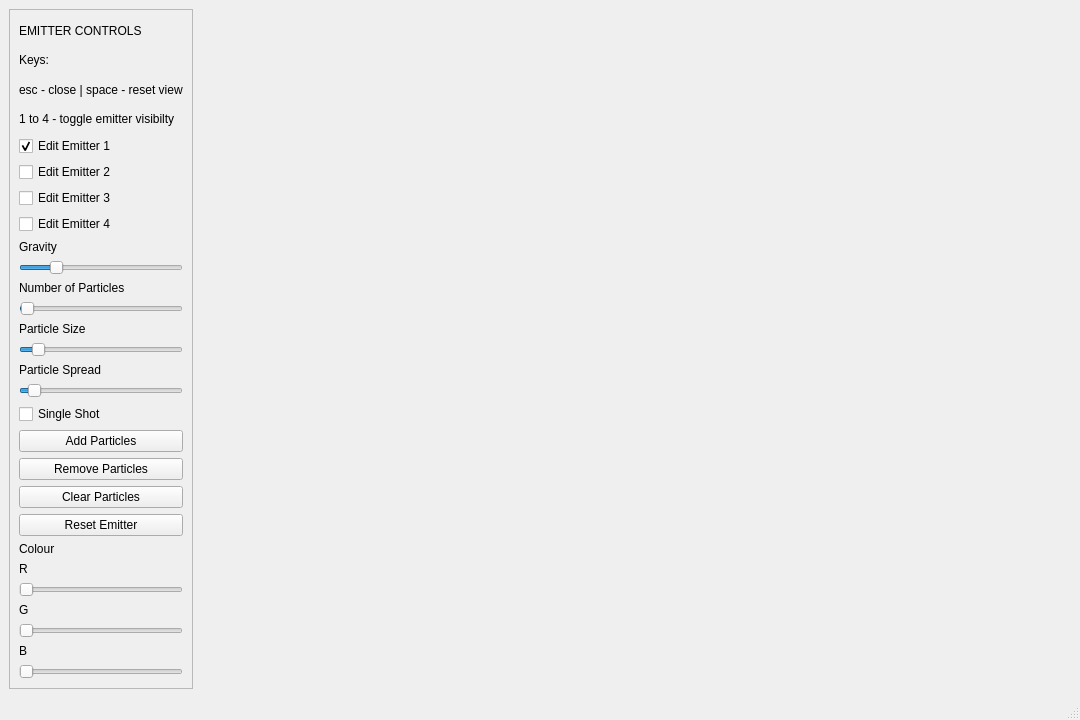
<?xml version="1.0" encoding="UTF-8"?>
<ui version="4.0">
 <class>MainWindow</class>
 <widget class="QMainWindow" name="MainWindow">
  <property name="geometry">
   <rect>
    <x>0</x>
    <y>0</y>
    <width>1080</width>
    <height>720</height>
   </rect>
  </property>
  <property name="sizePolicy">
   <sizepolicy hsizetype="Expanding" vsizetype="Maximum">
    <horstretch>0</horstretch>
    <verstretch>0</verstretch>
   </sizepolicy>
  </property>
  <property name="windowTitle">
   <string>Particle System</string>
  </property>
  <property name="animated">
   <bool>true</bool>
  </property>
  <property name="tabShape">
   <enum>QTabWidget::Triangular</enum>
  </property>
  <widget class="QWidget" name="centralwidget">
   <layout class="QGridLayout" name="gridLayout">
    <item row="0" column="0" rowspan="2">
     <widget class="QScrollArea" name="scrollArea">
      <property name="sizePolicy">
       <sizepolicy hsizetype="Fixed" vsizetype="Expanding">
        <horstretch>0</horstretch>
        <verstretch>0</verstretch>
       </sizepolicy>
      </property>
      <property name="frameShape">
       <enum>QFrame::StyledPanel</enum>
      </property>
      <property name="frameShadow">
       <enum>QFrame::Sunken</enum>
      </property>
      <property name="verticalScrollBarPolicy">
       <enum>Qt::ScrollBarAsNeeded</enum>
      </property>
      <property name="horizontalScrollBarPolicy">
       <enum>Qt::ScrollBarAsNeeded</enum>
      </property>
      <property name="widgetResizable">
       <bool>true</bool>
      </property>
      <property name="alignment">
       <set>Qt::AlignLeading|Qt::AlignLeft|Qt::AlignTop</set>
      </property>
      <widget class="QWidget" name="scrollAreaWidgetContents_2">
       <property name="geometry">
        <rect>
         <x>0</x>
         <y>0</y>
         <width>211</width>
         <height>806</height>
        </rect>
       </property>
       <layout class="QVBoxLayout" name="verticalLayout_2">
        <item>
         <widget class="QLabel" name="label_6">
          <property name="text">
           <string>EMITTER CONTROLS</string>
          </property>
         </widget>
        </item>
        <item>
         <widget class="QLabel" name="label_4">
          <property name="text">
           <string>Keys:</string>
          </property>
         </widget>
        </item>
        <item>
         <widget class="QLabel" name="label_5">
          <property name="text">
           <string>esc - close | space - reset view</string>
          </property>
         </widget>
        </item>
        <item>
         <widget class="QLabel" name="label_7">
          <property name="text">
           <string>1 to 4 - toggle emitter visibilty </string>
          </property>
         </widget>
        </item>
        <item>
         <widget class="QCheckBox" name="editEmitter1CheckBox">
          <property name="toolTip">
           <string>check to edit first emmitter</string>
          </property>
          <property name="text">
           <string>Edit Emitter 1</string>
          </property>
          <property name="checked">
           <bool>true</bool>
          </property>
         </widget>
        </item>
        <item>
         <widget class="QCheckBox" name="editEmitter2CheckBox">
          <property name="toolTip">
           <string>check to edit second emitter</string>
          </property>
          <property name="text">
           <string>Edit Emitter 2</string>
          </property>
         </widget>
        </item>
        <item>
         <widget class="QCheckBox" name="editEmitter3CheckBox">
          <property name="toolTip">
           <string>check to edit third emitter</string>
          </property>
          <property name="text">
           <string>Edit Emitter 3</string>
          </property>
         </widget>
        </item>
        <item>
         <widget class="QCheckBox" name="editEmitter4CheckBox">
          <property name="toolTip">
           <string>check to edit fourth emitter</string>
          </property>
          <property name="text">
           <string>Edit Emitter 4</string>
          </property>
         </widget>
        </item>
        <item>
         <widget class="QLabel" name="label_21">
          <property name="sizePolicy">
           <sizepolicy hsizetype="Preferred" vsizetype="Fixed">
            <horstretch>0</horstretch>
            <verstretch>0</verstretch>
           </sizepolicy>
          </property>
          <property name="text">
           <string>Gravity</string>
          </property>
         </widget>
        </item>
        <item>
         <widget class="QSlider" name="gravitySlider">
          <property name="toolTip">
           <string>Gravity applied to selected emitter</string>
          </property>
          <property name="toolTipDuration">
           <number>-1</number>
          </property>
          <property name="autoFillBackground">
           <bool>false</bool>
          </property>
          <property name="maximum">
           <number>50</number>
          </property>
          <property name="value">
           <number>10</number>
          </property>
          <property name="orientation">
           <enum>Qt::Horizontal</enum>
          </property>
         </widget>
        </item>
        <item>
         <widget class="QLabel" name="label_22">
          <property name="sizePolicy">
           <sizepolicy hsizetype="Preferred" vsizetype="Fixed">
            <horstretch>0</horstretch>
            <verstretch>0</verstretch>
           </sizepolicy>
          </property>
          <property name="text">
           <string>Number of Particles</string>
          </property>
         </widget>
        </item>
        <item>
         <widget class="QSlider" name="numParticlesSlider">
          <property name="toolTip">
           <string>Number of partciles created for slected emitter</string>
          </property>
          <property name="maximum">
           <number>100000</number>
          </property>
          <property name="value">
           <number>1000</number>
          </property>
          <property name="orientation">
           <enum>Qt::Horizontal</enum>
          </property>
         </widget>
        </item>
        <item>
         <widget class="QLabel" name="label_23">
          <property name="sizePolicy">
           <sizepolicy hsizetype="Preferred" vsizetype="Fixed">
            <horstretch>0</horstretch>
            <verstretch>0</verstretch>
           </sizepolicy>
          </property>
          <property name="text">
           <string>Particle Size</string>
          </property>
         </widget>
        </item>
        <item>
         <widget class="QSlider" name="particleSizeSlider">
          <property name="sizePolicy">
           <sizepolicy hsizetype="Expanding" vsizetype="Fixed">
            <horstretch>0</horstretch>
            <verstretch>0</verstretch>
           </sizepolicy>
          </property>
          <property name="toolTip">
           <string>Size of the particles for selected emitter</string>
          </property>
          <property name="autoFillBackground">
           <bool>false</bool>
          </property>
          <property name="minimum">
           <number>1</number>
          </property>
          <property name="maximum">
           <number>50</number>
          </property>
          <property name="value">
           <number>5</number>
          </property>
          <property name="orientation">
           <enum>Qt::Horizontal</enum>
          </property>
          <property name="tickPosition">
           <enum>QSlider::NoTicks</enum>
          </property>
         </widget>
        </item>
        <item>
         <widget class="QLabel" name="label_24">
          <property name="sizePolicy">
           <sizepolicy hsizetype="Preferred" vsizetype="Fixed">
            <horstretch>0</horstretch>
            <verstretch>0</verstretch>
           </sizepolicy>
          </property>
          <property name="text">
           <string>Particle Spread</string>
          </property>
         </widget>
        </item>
        <item>
         <widget class="QSlider" name="particleSpreadSlider">
          <property name="toolTip">
           <string>The spread of the particles for the selected emitter</string>
          </property>
          <property name="minimum">
           <number>1</number>
          </property>
          <property name="maximum">
           <number>20</number>
          </property>
          <property name="singleStep">
           <number>1</number>
          </property>
          <property name="value">
           <number>2</number>
          </property>
          <property name="orientation">
           <enum>Qt::Horizontal</enum>
          </property>
         </widget>
        </item>
        <item>
         <widget class="QCheckBox" name="singleShotCheckBox">
          <property name="toolTip">
           <string>toggle a single shot of particles on and off</string>
          </property>
          <property name="text">
           <string>Single Shot</string>
          </property>
         </widget>
        </item>
        <item>
         <widget class="QPushButton" name="addParticlesButton">
          <property name="toolTip">
           <string>Add particles to selected emitter</string>
          </property>
          <property name="text">
           <string>Add Particles</string>
          </property>
         </widget>
        </item>
        <item>
         <widget class="QPushButton" name="removeParticlesButton">
          <property name="toolTip">
           <string>Remove particles from selected emitter</string>
          </property>
          <property name="text">
           <string>Remove Particles</string>
          </property>
         </widget>
        </item>
        <item>
         <widget class="QPushButton" name="clearParticlesButton">
          <property name="toolTip">
           <string>Clear particles for selected emitter</string>
          </property>
          <property name="text">
           <string>Clear Particles</string>
          </property>
         </widget>
        </item>
        <item>
         <widget class="QPushButton" name="resetEmitterButton">
          <property name="toolTip">
           <string>Reset the system</string>
          </property>
          <property name="text">
           <string>Reset Emitter</string>
          </property>
         </widget>
        </item>
        <item>
         <widget class="QLabel" name="label_25">
          <property name="sizePolicy">
           <sizepolicy hsizetype="Preferred" vsizetype="Fixed">
            <horstretch>0</horstretch>
            <verstretch>0</verstretch>
           </sizepolicy>
          </property>
          <property name="text">
           <string>Colour</string>
          </property>
         </widget>
        </item>
        <item>
         <widget class="QLabel" name="label">
          <property name="sizePolicy">
           <sizepolicy hsizetype="Preferred" vsizetype="Fixed">
            <horstretch>0</horstretch>
            <verstretch>0</verstretch>
           </sizepolicy>
          </property>
          <property name="text">
           <string>R</string>
          </property>
         </widget>
        </item>
        <item>
         <widget class="QSlider" name="redSlider">
          <property name="toolTip">
           <string>red channel values for selected emitter </string>
          </property>
          <property name="maximum">
           <number>255</number>
          </property>
          <property name="value">
           <number>0</number>
          </property>
          <property name="orientation">
           <enum>Qt::Horizontal</enum>
          </property>
         </widget>
        </item>
        <item>
         <widget class="QLabel" name="label_2">
          <property name="sizePolicy">
           <sizepolicy hsizetype="Preferred" vsizetype="Fixed">
            <horstretch>0</horstretch>
            <verstretch>0</verstretch>
           </sizepolicy>
          </property>
          <property name="text">
           <string>G</string>
          </property>
         </widget>
        </item>
        <item>
         <widget class="QSlider" name="greenSlider">
          <property name="toolTip">
           <string>Green values for selected emitter</string>
          </property>
          <property name="maximum">
           <number>255</number>
          </property>
          <property name="value">
           <number>0</number>
          </property>
          <property name="orientation">
           <enum>Qt::Horizontal</enum>
          </property>
         </widget>
        </item>
        <item>
         <widget class="QLabel" name="label_3">
          <property name="sizePolicy">
           <sizepolicy hsizetype="Preferred" vsizetype="Fixed">
            <horstretch>0</horstretch>
            <verstretch>0</verstretch>
           </sizepolicy>
          </property>
          <property name="text">
           <string>B</string>
          </property>
         </widget>
        </item>
        <item>
         <widget class="QSlider" name="blueSlider">
          <property name="toolTip">
           <string>Blue Values for selected emitter</string>
          </property>
          <property name="maximum">
           <number>255</number>
          </property>
          <property name="value">
           <number>0</number>
          </property>
          <property name="orientation">
           <enum>Qt::Horizontal</enum>
          </property>
         </widget>
        </item>
       </layout>
      </widget>
     </widget>
    </item>
    <item row="0" column="1">
     <spacer name="horizontalSpacer">
      <property name="orientation">
       <enum>Qt::Horizontal</enum>
      </property>
      <property name="sizeHint" stdset="0">
       <size>
        <width>775</width>
        <height>20</height>
       </size>
      </property>
     </spacer>
    </item>
   </layout>
  </widget>
  <widget class="QMenuBar" name="menubar">
   <property name="geometry">
    <rect>
     <x>0</x>
     <y>0</y>
     <width>1080</width>
     <height>22</height>
    </rect>
   </property>
  </widget>
  <widget class="QStatusBar" name="statusbar"/>
 </widget>
 <resources/>
 <connections/>
</ui>
